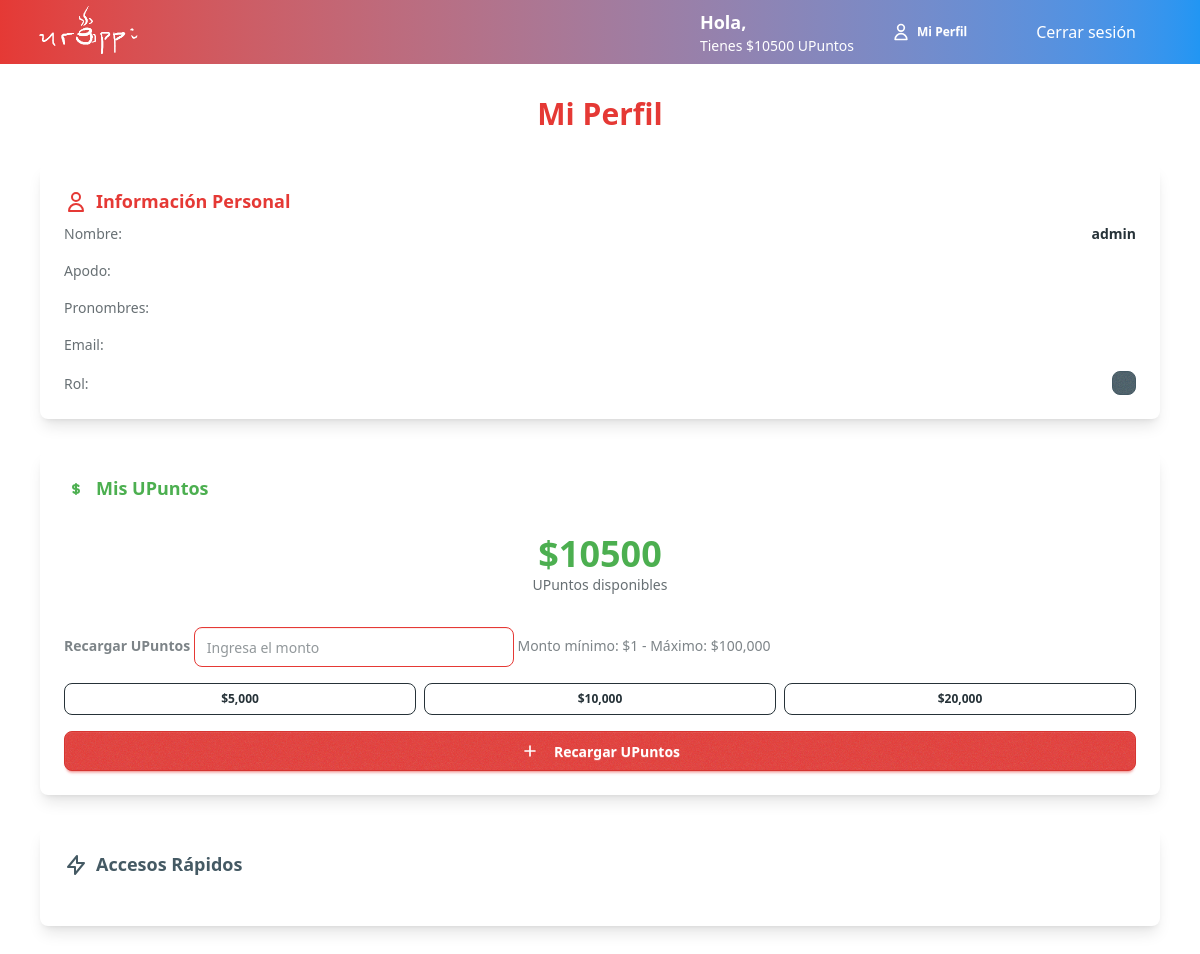
Page /profile/ (signed in) on the earlier database version.
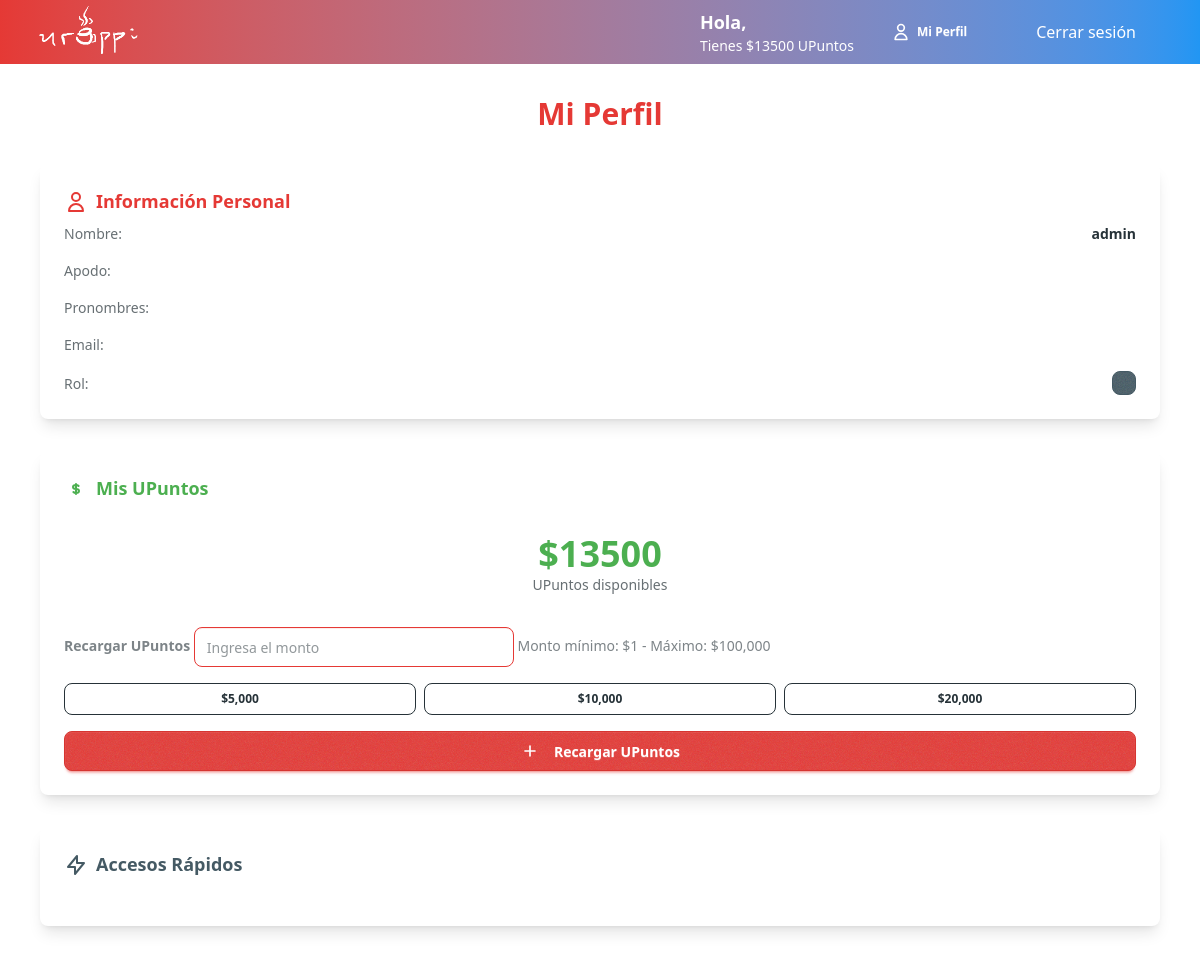
Same page on the later database version.
### urappiapp/models.py (models this page shows)
class User(AbstractUser):
    pronombres = [("La", "La"), ("El", "El"), ("Le", "Le"), ("Otro", "Otro")]
    pronombre = models.CharField(max_length=5, choices=pronombres)
    apodo = models.CharField(max_length=30)  # Apodo o nombre visible
    rating = models.FloatField(default=0.0)
    votes = models.IntegerField(default=0)
    rol = models.CharField(
        max_length=20,
        choices=[
            ("customer", "Cliente"),
            ("deliver", "Repartidor"),
            ("seller", "Vendedor"),
        ],
    )
    upuntos = models.IntegerField(default=0)

### urappiapp/views.py (the view, shortened to what this page needs)
# urls.py: path("profile/", views.profile, name="profile"),
@login_required(login_url="/login")
def profile(request):
    context = {
        "usuario": request.user,
    }
    if request.user.rol == "seller":
        try:
            shop_owner = ShopOwner.objects.get(owner=request.user)
            context["tienda"] = shop_owner.shop
        except ShopOwner.DoesNotExist:
            context["tienda"] = None
    elif request.user.rol == "deliver":
        None
    return render(request, "urappiapp/profile.html", context)

### urappiapp/templates/urappiapp/profile.html (shortened to what the changed rows need)
{% extends "urappi/base.html" %}
{% block content %}
<div class="container mx-auto px-4 py-8 max-w-6xl">
    <h1 class="text-3xl font-bold mb-8 text-center text-primary">Mi Perfil</h1>
    <div class="grid grid-cols-1 lg:grid-cols-{% if usuario.rol == 'seller' %}3{% else %}2{% endif %} gap-8">
        <div class="card bg-base-100 shadow-lg">
            <div class="card-body">
                <h2 class="card-title text-primary">
                    <svg xmlns="http://www.w3.org/2000/svg" class="h-6 w-6" fill="none" viewBox="0 0 24 24" stroke="currentColor">
                        <path stroke-linecap="round" stroke-linejoin="round" stroke-width="2" d="M16 7a4 4 0 11-8 0 4 4 0 018 0zM12 14a7 7 0 00-7 7h14a7 7 0 00-7-7z" />
                    </svg>
                    Información Personal
                </h2>
                <div class="space-y-4">
                    <div class="flex justify-between items-center">
                        <span class="text-base-content/70">Nombre:</span>
                        <span class="font-semibold">{{ usuario.username }}</span>
                    </div>
                </div>
            </div>
        </div>
        <div class="card bg-base-100 shadow-lg">
            <div class="card-body">
                <h2 class="card-title text-success">
                    Mis UPuntos
                </h2>
                <div class="text-center py-6">
                    <div class="text-4xl font-bold text-success">${{ usuario.upuntos }}</div>
                    <div class="text-base-content/70">UPuntos disponibles</div>
                </div>
            </div>
        </div>
    </div>
    <div class="card bg-base-100 shadow-lg mt-8">
        <div class="card-body">
            <h2 class="card-title text-neutral">
                <svg xmlns="http://www.w3.org/2000/svg" class="h-6 w-6" fill="none" viewBox="0 0 24 24" stroke="currentColor">
                    <path stroke-linecap="round" stroke-linejoin="round" stroke-width="2" d="M13 10V3L4 14h7v7l9-11h-7z" />
                </svg>
                Accesos Rápidos
            </h2>
        </div>
    </div>
</div>
{% endblock %}

### urappi/templates/urappi/header.html (shortened to what this page needs)
<header class="bg-gradient-to-r from-primary to-secondary text-white">
     {% load static %}
    <div class="max-w-7xl mx-auto px-4 sm:px-6 lg:px-8 flex items-center justify-between h-16">
        <a href="{% url 'home' %}">
            <img src="{% static 'images/logo.png' %}" alt="Urappi Logo" class="h-16 object-contain">
        </a>
        <nav class="flex items-center space-x-6">
        {% if user.is_authenticated %}
            <div class="flex flex-col justify-center justify-between">
                <h1 class="text-lg font-semibold">Hola, {{ usuario.apodo }}</h1>
                <p class="text-sm">Tienes ${{ usuario.upuntos }} UPuntos</p>
            </div>
            <a href="{% url 'profile' %}" class="btn btn-ghost btn-sm">
                <svg xmlns="http://www.w3.org/2000/svg" class="h-5 w-5" fill="none" viewBox="0 0 24 24" stroke="currentColor">
                    <path stroke-linecap="round" stroke-linejoin="round" stroke-width="2" d="M16 7a4 4 0 11-8 0 4 4 0 018 0zM12 14a7 7 0 00-7 7h14a7 7 0 00-7-7z" />
                </svg>
                Mi Perfil
            </a>
            <div class="max-w-7xl mx-auto px-4 sm:px-6 lg:px-8 flex items-center justify-between h-16">
                <a href="{% url 'logout' %}">Cerrar sesión </a>
            </div>
        {% endif %}
        </nav>
    </div>
</header>

Differences in the rows shown:
changed User "admin": upuntos "10500" → "13500"
